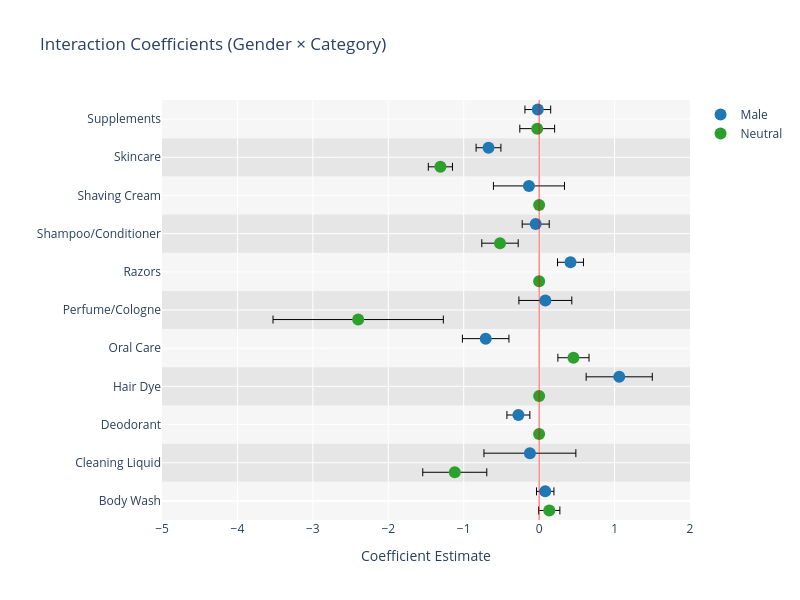

The code cell stored with this chart in its notebook:
### Markdown cell above
#### Create coefficient plot of above regression

### Code cell
# Prepare data (same extraction as before)
coefs = reg_lup_intcat.params
errors = reg_lup_intcat.bse
interaction_terms = coefs[coefs.index.str.contains("gender")]

coef_df = pd.DataFrame({
    "Variable": interaction_terms.index,
    "Coefficient": interaction_terms.values,
    "SE": errors[interaction_terms.index]
})

# Extract components
coef_df[["Gender", "Category"]] = coef_df["Variable"].str.extract(r'gender\[T\.(.*?)\]:category\[T\.(.*?)\]')
# Update Gender
coef_df['Gender'] = np.where(coef_df['Variable'] == 'gender[T.Male]', 'Male',
                              np.where(coef_df['Variable'] == 'gender[T.Neutral]', 'Neutral', coef_df['Gender']))

# Update Category
coef_df['Category'] = np.where(coef_df['Variable'] == 'gender[T.Male]', 'Body Wash',
                                np.where(coef_df['Variable'] == 'gender[T.Neutral]', 'Body Wash', coef_df['Category']))
coef_df["CI_lower"] = coef_df["Coefficient"] - 1.96*coef_df["SE"]
coef_df["CI_upper"] = coef_df["Coefficient"] + 1.96*coef_df["SE"]

# Create numerical y-position with manual dodging
categories = coef_df["Category"].unique()
category_map = {cat:i for i,cat in enumerate(categories)}
coef_df["y_pos"] = coef_df["Category"].map(category_map)
coef_df["y_pos"] += coef_df["Gender"].map({"Male": 0.25, "Neutral": -0.25})  # Dodge offset

# Create figure
fig = go.Figure()

# Add alternating background
for i, cat in enumerate(categories):
    fig.add_shape(
        type="rect",
        x0=-5, x1=2,
        y0=i-0.5, y1=i+0.5,
        fillcolor='lightgrey' if i % 2 == 0 else "grey",
        opacity=0.2,
        layer="below",
        line_width=0
    )

# Add Male points and error bars
male = coef_df[coef_df["Gender"] == "Male"]
fig.add_trace(go.Scatter(
    x=male["Coefficient"],
    y=male["y_pos"],
    mode="markers",
    name="Male",
    marker=dict(color="#1f77b4", size=12),
    error_x=dict(
        array=male["SE"],
        color="black",
        thickness=1
    ),
    customdata=male[["Category", "Coefficient", "CI_lower", "CI_upper"]],
    hovertemplate=(
        "<b>Male</b><br>"
        "Category: %{customdata[0]}<br>"
        "Estimate: %{customdata[1]:.2f}<br>"
        "95%% CI: [%{customdata[2]:.2f}, %{customdata[3]:.2f}]<extra></extra>"
    )
))

# Add Neutral points and error bars
neutral = coef_df[coef_df["Gender"] == "Neutral"]
fig.add_trace(go.Scatter(
    x=neutral["Coefficient"],
    y=neutral["y_pos"],
    mode="markers",
    name="Neutral",
    marker=dict(color="#2ca02c", size=12),
    error_x=dict(
        array=neutral["SE"],
        color="black",
        thickness=1
    ),
    customdata=neutral[["Category", "Coefficient", "CI_lower", "CI_upper"]],
    hovertemplate=(
        "<b>Neutral</b><br>"
        "Category: %{customdata[0]}<br>"
        "Estimate: %{customdata[1]:.2f}<br>"
        "95%% CI: [%{customdata[2]:.2f}, %{customdata[3]:.2f}]<extra></extra>"
    )
))

# Add zero line
fig.add_vline(
    x=0, line_width=1, line_dash="solid", 
    line_color="red", opacity=0.7
)

# Final layout
fig.update_layout(
    title="Interaction Coefficients (Gender × Category)",
    xaxis_title="Coefficient Estimate",
    yaxis_title="",
    xaxis=dict(range=[-5, 2], dtick=1),
    yaxis=dict(
        tickvals=list(range(len(categories))),
        ticktext=categories,
        range=[-0.5, len(categories)-0.5]
    ),
    height=600,
    width=800,
    plot_bgcolor="white",
    showlegend=True
)

fig.show()

### Figure 1 — Plotly figure (JSON) as saved in the notebook; plotly's stock layout.template omitted (floating-point values rounded to 4 significant figures)
{"data": [{"customdata": [["Body Wash", 0.08057, -0.1457, 0.3068], ["Cleaning Liquid", -0.1225, -1.317, 1.072], ["Deodorant", -0.2751, -0.5735, 0.02326], ["Hair Dye", 1.062, 0.2024, 1.921], ["Oral Care", -0.7087, -1.313, -0.1042], ["Perfume/Cologne", 0.08236, -0.6051, 0.7698], ["Razors", 0.4157, 0.07883, 0.7525], ["Shampoo/Conditioner", -0.04562, -0.3967, 0.3055], ["Shaving Cream", -0.1352, -1.058, 0.7878], ["Skincare", -0.6713, -0.9936, -0.3491], ["Supplements", -0.0177, -0.3524, 0.317]], "error_x": {"array": [0.1154, 0.6093, 0.1522, 0.4384, 0.3084, 0.3507, 0.1719, 0.1791, 0.4709, 0.1644, 0.1707], "color": "black", "thickness": 1}, "hovertemplate": "<b>Male</b><br>Category: %{customdata[0]}<br>Estimate: %{customdata[1]:.2f}<br>95%% CI: [%{customdata[2]:.2f}, %{customdata[3]:.2f}]<extra></extra>", "marker": {"color": "#1f77b4", "size": 12}, "mode": "markers", "name": "Male", "type": "scatter", "x": [0.08057, -0.1225, -0.2751, 1.062, -0.7087, 0.08236, 0.4157, -0.04562, -0.1352, -0.6713, -0.0177], "y": [0.25, 1.25, 2.25, 3.25, 4.25, 5.25, 6.25, 7.25, 8.25, 9.25, 10.25]}, {"customdata": [["Body Wash", 0.1343, -0.1412, 0.4099], ["Cleaning Liquid", -1.118, -1.95, -0.2866], ["Deodorant", 1.819e-15, 8.094e-17, 3.557e-15], ["Hair Dye", -6.578e-16, -1.519e-15, 2.035e-16], ["Oral Care", 0.4549, 0.0504, 0.8595], ["Perfume/Cologne", -2.399, -4.612, -0.1864], ["Razors", -1.178e-16, -5.634e-16, 3.279e-16], ["Shampoo/Conditioner", -0.519, -0.9918, -0.04625], ["Shaving Cream", 7.11e-18, -2.116e-18, 1.634e-17], ["Skincare", -1.309, -1.623, -0.9952], ["Supplements", -0.02551, -0.4779, 0.4269]], "error_x": {"array": [0.1406, 0.4244, 8.867e-16, 4.395e-16, 0.2064, 1.129, 2.274e-16, 0.2412, 4.707e-18, 0.1602, 0.2308], "color": "black", "thickness": 1}, "hovertemplate": "<b>Neutral</b><br>Category: %{customdata[0]}<br>Estimate: %{customdata[1]:.2f}<br>95%% CI: [%{customdata[2]:.2f}, %{customdata[3]:.2f}]<extra></extra>", "marker": {"color": "#2ca02c", "size": 12}, "mode": "markers", "name": "Neutral", "type": "scatter", "x": [0.1343, -1.118, 1.819e-15, -6.578e-16, 0.4549, -2.399, -1.178e-16, -0.519, 7.11e-18, -1.309, -0.02551], "y": [-0.25, 0.75, 1.75, 2.75, 3.75, 4.75, 5.75, 6.75, 7.75, 8.75, 9.75]}], "layout": {"height": 600, "plot_bgcolor": "white", "shapes": [{"fillcolor": "lightgrey", "layer": "below", "line": {"width": 0}, "opacity": 0.2, "type": "rect", "x0": -5, "x1": 2, "y0": -0.5, "y1": 0.5}, {"fillcolor": "grey", "layer": "below", "line": {"width": 0}, "opacity": 0.2, "type": "rect", "x0": -5, "x1": 2, "y0": 0.5, "y1": 1.5}, {"fillcolor": "lightgrey", "layer": "below", "line": {"width": 0}, "opacity": 0.2, "type": "rect", "x0": -5, "x1": 2, "y0": 1.5, "y1": 2.5}, {"fillcolor": "grey", "layer": "below", "line": {"width": 0}, "opacity": 0.2, "type": "rect", "x0": -5, "x1": 2, "y0": 2.5, "y1": 3.5}, {"fillcolor": "lightgrey", "layer": "below", "line": {"width": 0}, "opacity": 0.2, "type": "rect", "x0": -5, "x1": 2, "y0": 3.5, "y1": 4.5}, {"fillcolor": "grey", "layer": "below", "line": {"width": 0}, "opacity": 0.2, "type": "rect", "x0": -5, "x1": 2, "y0": 4.5, "y1": 5.5}, {"fillcolor": "lightgrey", "layer": "below", "line": {"width": 0}, "opacity": 0.2, "type": "rect", "x0": -5, "x1": 2, "y0": 5.5, "y1": 6.5}, {"fillcolor": "grey", "layer": "below", "line": {"width": 0}, "opacity": 0.2, "type": "rect", "x0": -5, "x1": 2, "y0": 6.5, "y1": 7.5}, {"fillcolor": "lightgrey", "layer": "below", "line": {"width": 0}, "opacity": 0.2, "type": "rect", "x0": -5, "x1": 2, "y0": 7.5, "y1": 8.5}, {"fillcolor": "grey", "layer": "below", "line": {"width": 0}, "opacity": 0.2, "type": "rect", "x0": -5, "x1": 2, "y0": 8.5, "y1": 9.5}, {"fillcolor": "lightgrey", "layer": "below", "line": {"width": 0}, "opacity": 0.2, "type": "rect", "x0": -5, "x1": 2, "y0": 9.5, "y1": 10.5}, {"line": {"color": "red", "dash": "solid", "width": 1}, "opacity": 0.7, "type": "line", "x0": 0, "x1": 0, "xref": "x", "y0": 0, "y1": 1, "yref": "y domain"}], "showlegend": true, "title": {"text": "Interaction Coefficients (Gender × Category)"}, "width": 800, "xaxis": {"dtick": 1, "range": [-5, 2], "title": {"text": "Coefficient Estimate"}}, "yaxis": {"range": [-0.5, 10.5], "ticktext": ["Body Wash", "Cleaning Liquid", "Deodorant", "Hair Dye", "Oral Care", "Perfume/Cologne", "Razors", "Shampoo/Conditioner", "Shaving Cream", "Skincare", "Supplements"], "tickvals": [0, 1, 2, 3, 4, 5, 6, 7, 8, 9, 10], "title": {"text": ""}}}}
